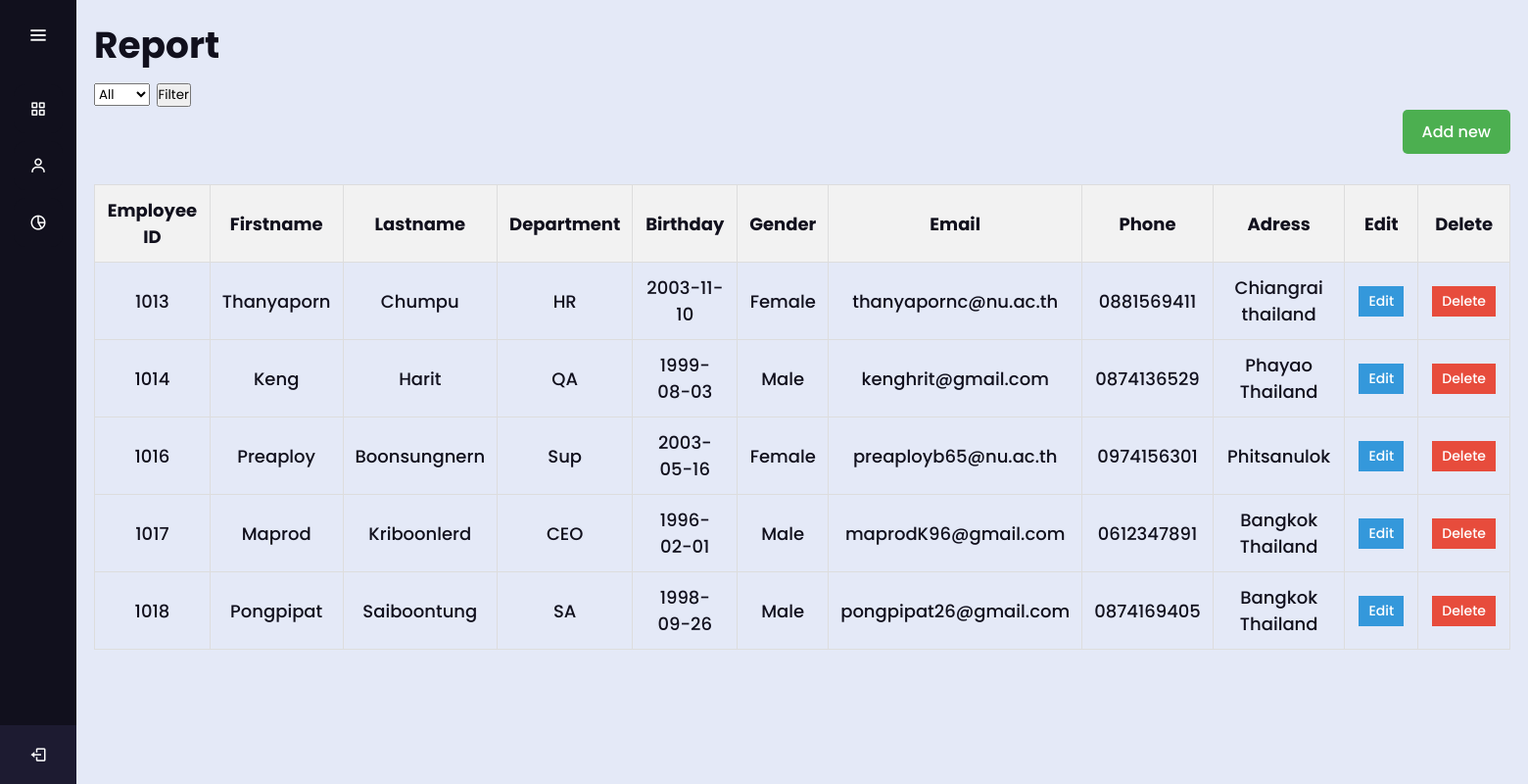
/reportemployee.php (signed in), run on an earlier commit of the app's database.
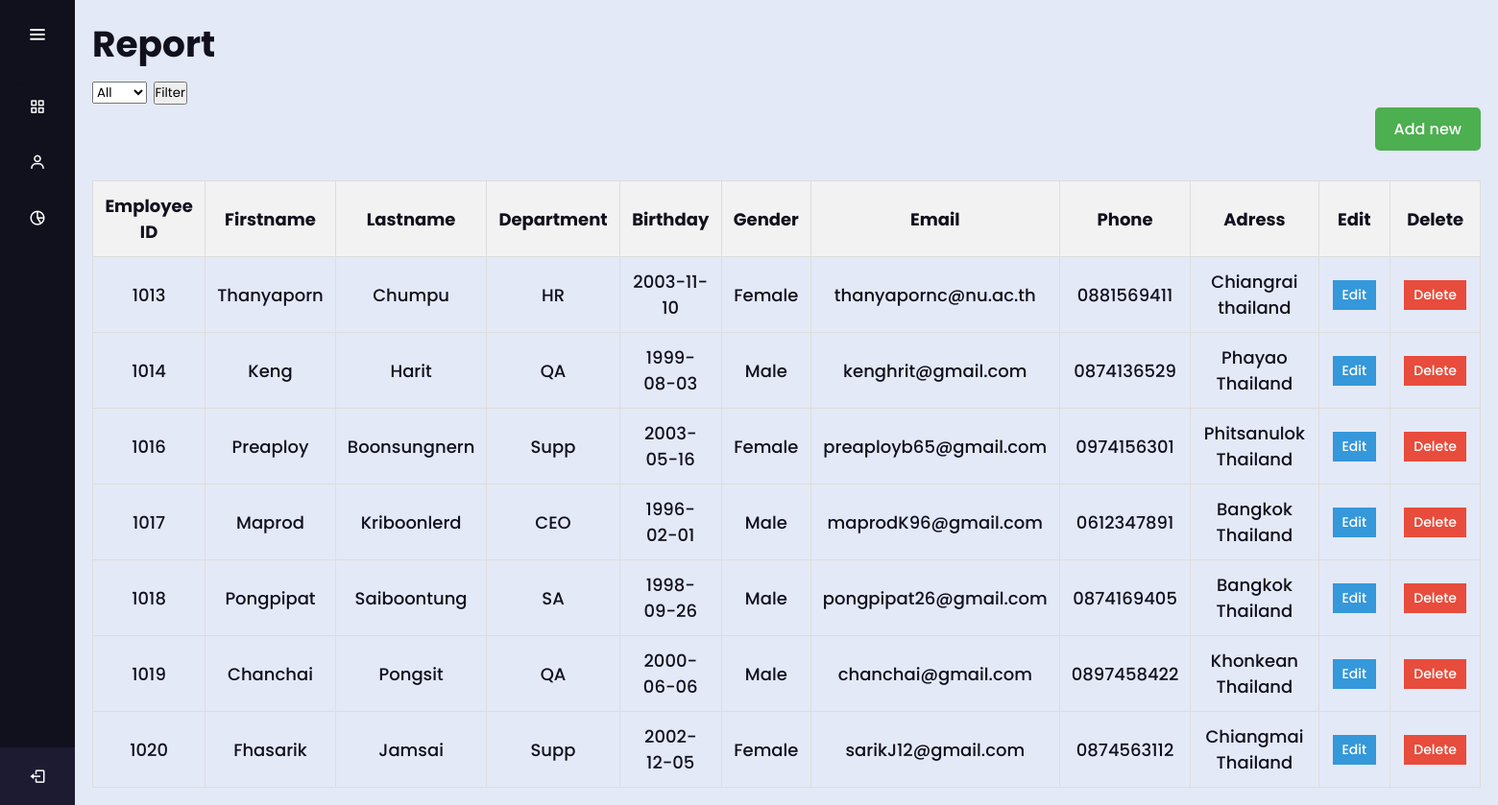
And on a later commit of the database.
### tables this page shows
CREATE TABLE `employee` (
  `emp_id` int(11) NOT NULL,
  `fname` varchar(50) NOT NULL,
  `lname` varchar(50) NOT NULL,
  `dep` int(11) DEFAULT NULL,
  `sex` varchar(20) NOT NULL,
  `birth` date NOT NULL,
  `email` varchar(50) NOT NULL,
  `phone` varchar(10) NOT NULL,
  `address` varchar(300) NOT NULL,
  `image_path` varchar(255) NOT NULL
);

CREATE TABLE `department` (
  `dep_id` int(11) NOT NULL,
  `dname` varchar(30) NOT NULL
);

### reportemployee.php (the view, shortened to what this page needs)
<?php
$host = "localhost";
$usersname = "root";
$password = "";
$database = "data_time";
$conn = new mysqli($host, $usersname, $password, $database);
$sql = "SELECT employee.emp_id, employee.fname, employee.lname, department.dname, employee.birth, employee.sex, employee.email, employee.phone, employee.address
        FROM employee
        LEFT JOIN department ON employee.dep = department.dep_id";
$result = $conn->query($sql);
?>
<!DOCTYPE html>
<html lang="en" dir="ltr">
<head>
    <link rel="stylesheet" href="css/reportemst.css" />
    <link href="https://unpkg.com/boxicons@2.0.7/css/boxicons.min.css" rel="stylesheet" />
</head>
<body>
    <div class="sidebar">
        <div class="logo-details">
            <i class="bx bx-menu" id="btn"></i>
        </div>
        <ul class="nav-list">
            <li>
                <a href="dashboard.php">
                    <i class="bx bx-grid-alt"></i>
                </a>
            </li>
            <li>
                <a href="reportemployee.php">
                    <i class="bx bx-user"></i>
                </a>
            </li>
            <li>
                <a href="reporttime.php">
                    <i class="bx bx-pie-chart-alt-2"></i>
                </a>
            </li>
            <li class="profile">
                <div class="profile-details">
                    <div class="name_job">
                        <div class="name">Admin</div>
                        <div class="job">Welcome</div>
                    </div>
                </div>
                <a href="logout.php"><i class="bx bx-log-out" id="log_out"></i></a>
            </li>
        </ul>
    </div>
    <section class="home-section">
        <div class="content">
            <h1>Report</h1>
            <form method="get">
                <select name="department_filter" id="department_filter">
                    <option value="">All</option>
                </select>
                <button type="submit">Filter</button>
            </form>
            <a href="add_employee.php" class="add-employee-button">Add new</a>
            <br><br>
            <table>
                <tr>
                    <th>Employee ID</th>
                    <th>Firstname</th>
                    <th>Lastname</th>
                    <th>Department</th>
                    <th>Birthday</th>
                    <th>Gender</th>
                    <th>Email</th>
                    <th>Phone</th>
                    <th>Adress</th>
                    <th>Edit</th>
                    <th>Delete</th>
                </tr>
                <?php
                if ($result->num_rows > 0) {
                    while ($row = $result->fetch_assoc()) {
                        echo "<tr>";
                        echo "<td>" . $row['emp_id'] . "</td>";
                        echo "<td>" . $row['fname'] . "</td>";
                        echo "<td>" . $row['lname'] . "</td>";
                        echo "<td>" . $row['dname'] . "</td>";
                        echo "<td>" . $row['birth'] . "</td>";
                        echo "<td>" . $row['sex'] . "</td>";
                        echo "<td>" . $row['email'] . "</td>";
                        echo "<td>" . $row['phone'] . "</td>";
                        echo "<td>" . $row['address'] . "</td>";
                        echo "<td><a href='edit_employee.php?id=" . $row['emp_id'] . "' class='edit-button'>Edit</a></td>";
                        echo "<td><a href='delete_employee.php?id=" . $row['emp_id'] . "' class='delete-button' onclick='return confirmDelete()'>Delete</a></td>";
                        echo "</tr>";
                    }
                } else {
                    echo "Employee information not found.";
                }
                ?>
            </table>
        </div>
    </section>
</body>
</html>

### css/reportemst.css (style rules this page uses)
* { margin: 0; padding: 0; box-sizing: border-box; font-family: "Poppins" , sans-serif; }
.sidebar { position: fixed; left: 0; top: 0; height: 100%; width: 78px; background: #11101D; padding: 6px 14px; z-index: 99; transition: all 0.5s ease; }
.sidebar .logo-details { height: 60px; display: flex; align-items: center; position: relative; }
.sidebar .logo-details #btn { position: absolute; top: 50%; right: 0; transform: translateY(-50%); font-size: 22px; transition: all 0.4s ease; font-size: 23px; text-align: center; cursor: pointer; transition: all 0.5s ease; }
.sidebar i { color: #fff; height: 60px; min-width: 50px; font-size: 28px; text-align: center; line-height: 60px; }
.sidebar .nav-list { margin-top: 20px; height: 100%; }
.sidebar li { position: relative; margin: 8px 0; list-style: none; }
.sidebar li a { display: flex; height: 100%; width: 100%; border-radius: 12px; align-items: center; text-decoration: none; transition: all 0.4s ease; background: #11101D; }
.sidebar li i { height: 50px; line-height: 50px; font-size: 18px; border-radius: 12px; }
.sidebar li.profile { position: fixed; height: 60px; width: 78px; left: 0; bottom: -8px; padding: 10px 14px; background: #1d1b31; transition: all 0.5s ease; overflow: hidden; }
.sidebar li .profile-details { display: flex; align-items: center; flex-wrap: nowrap; }
.sidebar li.profile .name, .sidebar li.profile .job { font-size: 15px; font-weight: 400; color: #fff; white-space: nowrap; }
.sidebar li.profile .job { font-size: 12px; }
.sidebar .profile #log_out { position: absolute; top: 50%; right: 0; transform: translateY(-50%); background: #1d1b31; width: 100%; height: 60px; line-height: 60px; border-radius: 0px; transition: all 0.5s ease; }
.home-section { position: relative; background: #E4E9F7; min-height: 100vh; top: 0; left: 78px; width: calc(100% - 78px); transition: all 0.5s ease; z-index: 2; }
.home-section .content { display: inline-block; color: #11101d; font-size: 25px; font-weight: 500; margin: 18px }
.add-employee-button { background-color: #4CAF50; color: white; padding: 10px 20px; border: none; border-radius: 5px; text-align: center; text-decoration: none; display: inline-block; font-size: 16px; margin: 0; cursor: pointer; float: right; }
.edit-button { background-color: #3498db; color: white; padding: 5px 10px; border: none; text-align: center; text-decoration: none; display: inline-block; font-size: 14px; margin: 2px 2px; cursor: pointer; }
.delete-button { background-color: #e74c3c; color: white; padding: 5px 10px; border: none; text-align: center; text-decoration: none; display: inline-block; font-size: 14px; margin: 2px 2px; cursor: pointer; }

### reportemployee.php (style rules this page uses)
tr, td { border-bottom: 1px solid #ddd; }
table { font-size: 18px; border-collapse: collapse; width: 100%; }
table td, table th { border: 1px solid #ddd; padding: 8px; text-align: center; }
table th { background-color: #f2f2f2; }
table tr, table th, table td { padding: 12px; }
table td { font-size: 18px; }

What changed in the data, as far as the page shows it:
changed employee "Preaploy": dep.dname "Sup" → "Supp"; email "preaployb65@nu.ac.th" → "preaployb65@gmail.com"; address "Phitsanulok" → "Phitsanulok Thailand"
added employee: emp_id "1019", fname "Chanchai", lname "Pongsit", dep.dname "QA", birth "2000-06-06", sex "Male", email "chanchai@gmail.com", phone "0897458422", address "Khonkean Thailand"
added employee: emp_id "1020", fname "Fhasarik", lname "Jamsai", dep.dname "Supp", birth "2002-12-05", sex "Female", email "sarikJ12@gmail.com", phone "0874563112", address "Chiangmai Thailand"
